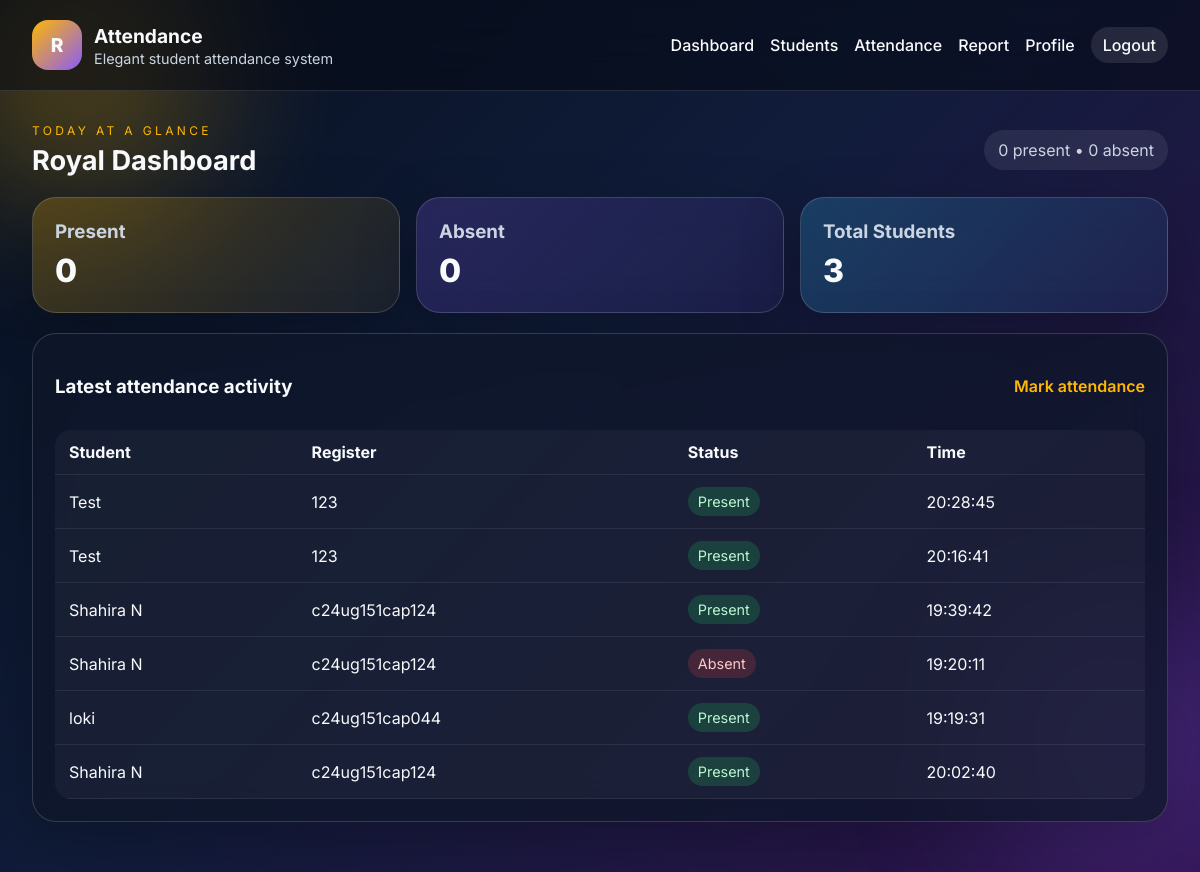
/dashboard (signed in), run on an earlier commit of the app's database.
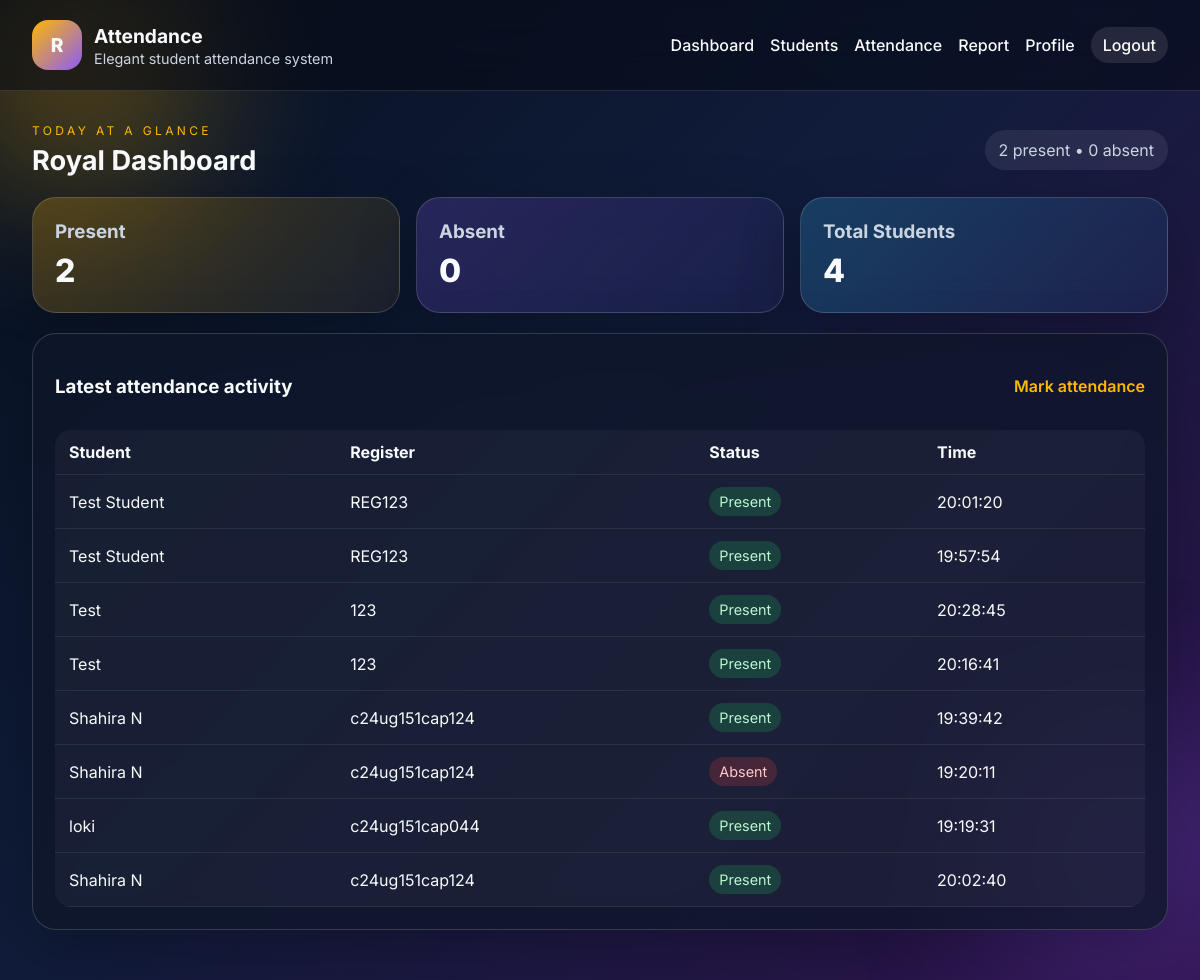
And on a later commit of the database.
### tables this page shows
CREATE TABLE attendance (
            id INTEGER PRIMARY KEY AUTOINCREMENT,
            student_id INTEGER NOT NULL,
            attendance_date TEXT NOT NULL,
            status TEXT NOT NULL,
            marked_at TEXT NOT NULL,
            FOREIGN KEY (student_id) REFERENCES students (id)
        );

CREATE TABLE students (
            id INTEGER PRIMARY KEY AUTOINCREMENT,
            full_name TEXT NOT NULL,
            register_number TEXT NOT NULL UNIQUE,
            created_at TEXT NOT NULL DEFAULT CURRENT_TIMESTAMP
        );

### app.py (the view)
@app.route('/dashboard')
@login_required
def dashboard():
    stats = get_today_stats()
    recent = get_attendance_records(limit=8)
    return render_template('dashboard.html', stats=stats, recent=recent)

### attendance.py (called while the page is built)
def get_today_stats():
    conn = get_db_connection()
    today = datetime.now().strftime('%Y-%m-%d')
    present = conn.execute(
        'SELECT COUNT(*) as count FROM attendance WHERE attendance_date = ? AND status = ?',
        (today, 'present'),
    ).fetchone()[0]
    absent = conn.execute(
        'SELECT COUNT(*) as count FROM attendance WHERE attendance_date = ? AND status = ?',
        (today, 'absent'),
    ).fetchone()[0]
    total_students = conn.execute('SELECT COUNT(*) as count FROM students').fetchone()[0]
    conn.close()
    return {'present': present, 'absent': absent, 'total_students': total_students}

def get_attendance_records(limit=20):
    conn = get_db_connection()
    rows = conn.execute(
        '''
        SELECT a.id, a.attendance_date, a.status, a.marked_at, s.full_name, s.register_number
        FROM attendance a
        LEFT JOIN students s ON s.id = a.student_id
        ORDER BY a.id DESC
        LIMIT ?
        ''',
        (limit,),
    ).fetchall()
    conn.close()
    return [dict(row) for row in rows]

### models.py (called while the page is built)
def get_db_connection():
    conn = sqlite3.connect(Config.DATABASE_PATH)
    conn.row_factory = sqlite3.Row
    return conn

### templates/dashboard.html
{% extends 'base.html' %}
{% block content %}
<div class="page-head">
    <div>
        <p class="eyebrow">Today at a glance</p>
        <h2>Royal Dashboard</h2>
    </div>
    <div class="today-pill">{{ stats.present }} present • {{ stats.absent }} absent</div>
</div>
<div class="stats-grid">
    <div class="stat-card gold">
        <h3>Present</h3>
        <p>{{ stats.present }}</p>
    </div>
    <div class="stat-card purple">
        <h3>Absent</h3>
        <p>{{ stats.absent }}</p>
    </div>
    <div class="stat-card blue">
        <h3>Total Students</h3>
        <p>{{ stats.total_students }}</p>
    </div>
</div>
<section class="panel">
    <div class="panel-head">
        <h3>Latest attendance activity</h3>
        <a href="{{ url_for('attendance') }}">Mark attendance</a>
    </div>
    <div class="table-card">
        <table>
            <thead>
                <tr>
                    <th>Student</th>
                    <th>Register</th>
                    <th>Status</th>
                    <th>Time</th>
                </tr>
            </thead>
            <tbody>
                {% for item in recent %}
                <tr>
                    <td>{{ item.full_name }}</td>
                    <td>{{ item.register_number }}</td>
                    <td><span class="status {{ item.status }}">{{ item.status }}</span></td>
                    <td>{{ item.marked_at }}</td>
                </tr>
                {% else %}
                <tr><td colspan="4">No attendance recorded yet.</td></tr>
                {% endfor %}
            </tbody>
        </table>
    </div>
</section>
{% endblock %}

What changed in the data, as far as the page shows it:
added attendance: full_name "Test Student", register_number "REG123", status "Present", marked_at "20:01:20"
added attendance: full_name "Test Student", register_number "REG123", status "Present", marked_at "19:57:54"
Also different on the page:
{{ stats.present }}: "0" → "2"
{{ stats.total_students }}: "3" → "4"
